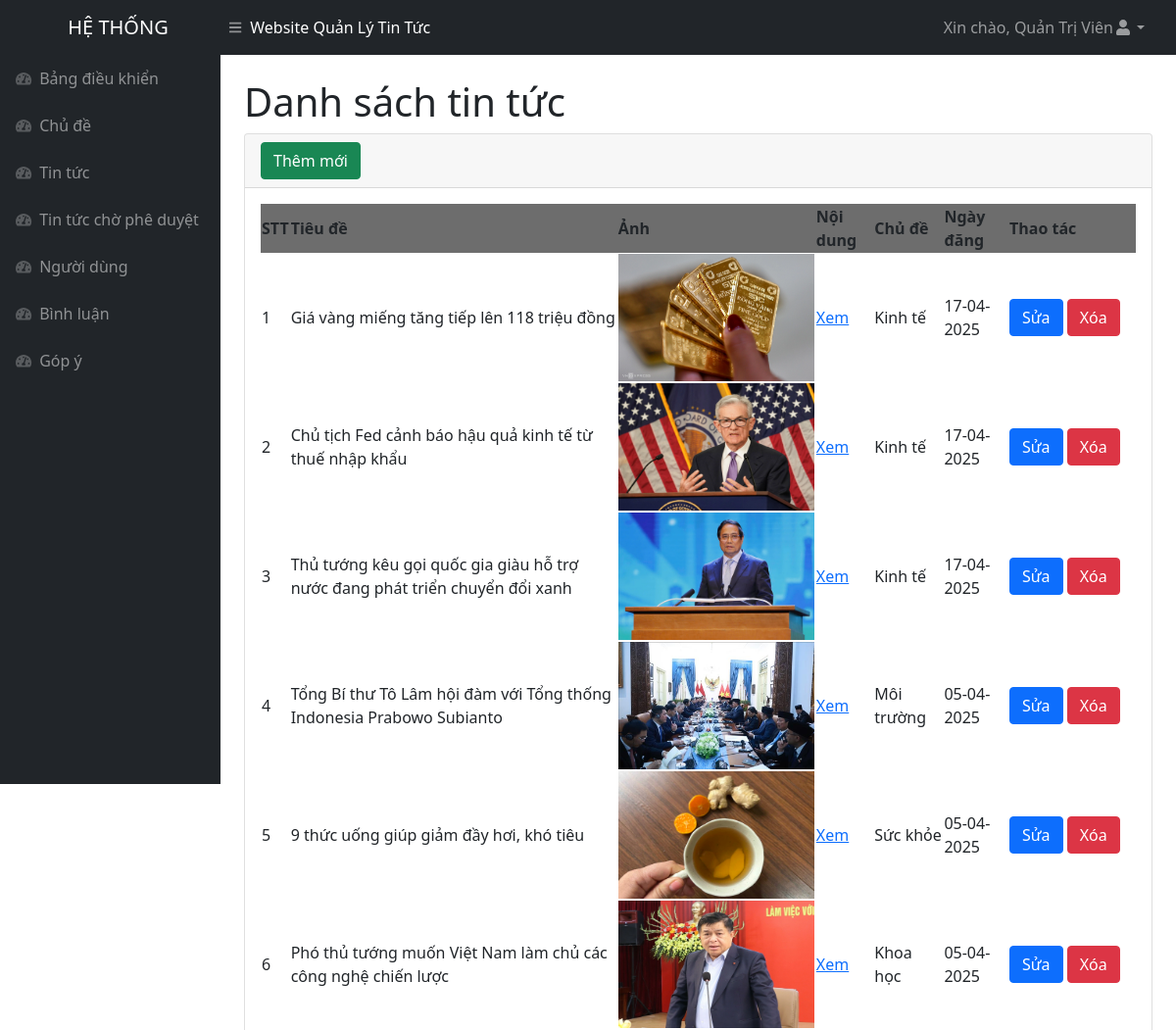
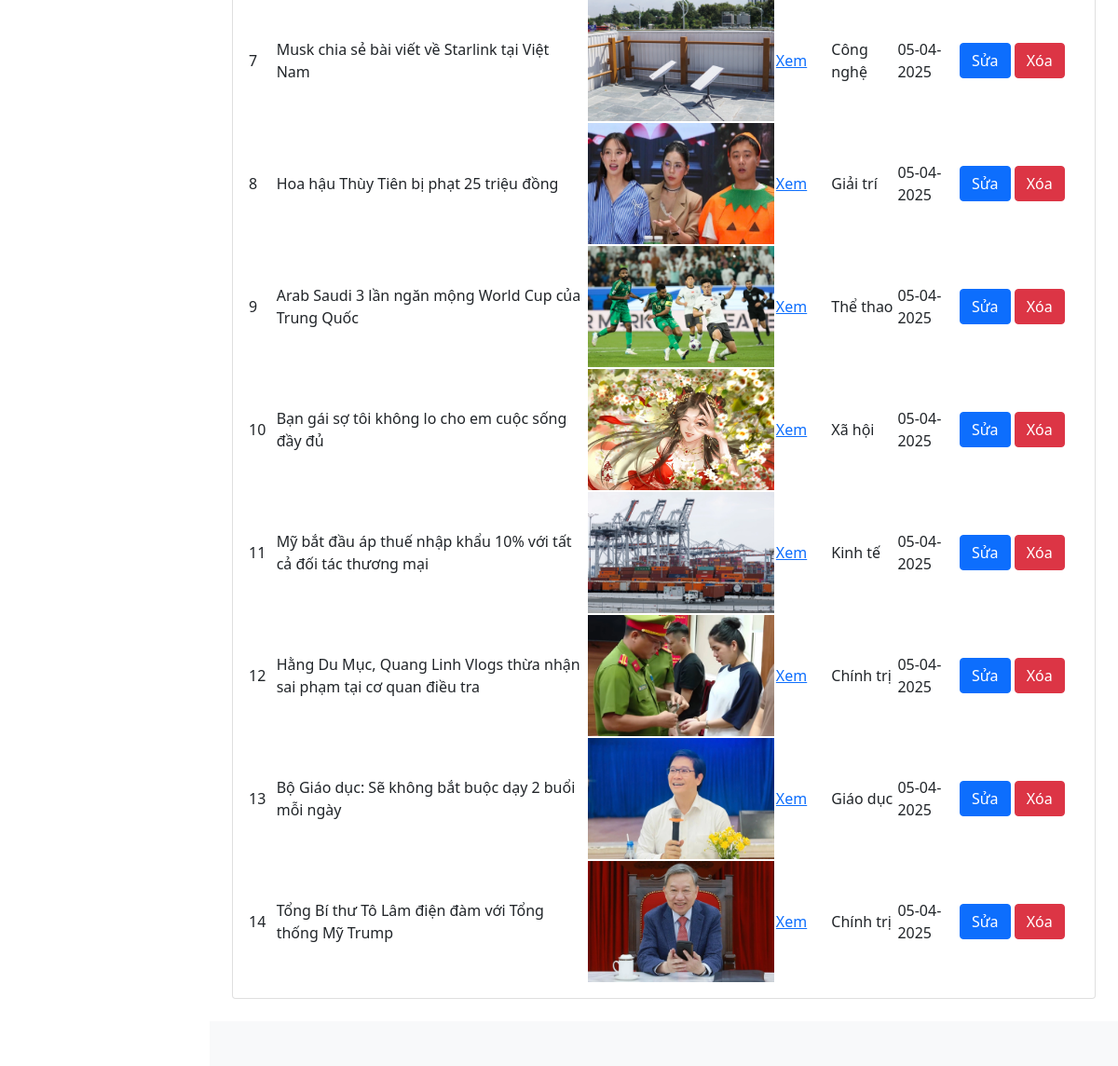
The app's page /admin/tintuc.php (signed in) with its own data (2 pictures, top to bottom).
### tables this page shows
CREATE TABLE `tintuc` (
  `id` int(11) NOT NULL,
  `chude_id` int(11) DEFAULT NULL,
  `tieude` varchar(255) NOT NULL,
  `anh` varchar(500) NOT NULL,
  `noidung` text DEFAULT NULL,
  `ngay` datetime NOT NULL DEFAULT current_timestamp(),
  `nguoidung_id` int(11) NOT NULL,
  `trangthai` int(11) DEFAULT 1
);

CREATE TABLE `chude` (
  `id` int(11) NOT NULL,
  `ten` varchar(255) NOT NULL
);

### admin/tintuc.php (the view, shortened to what this page needs)
<!DOCTYPE html>
<html lang="en">
<head>
<?php include('inc/head.php')?>
</head>
<body class="sb-nav-fixed">
<?php include('inc/header.php')?>
    <div id="layoutSidenav">
    <?php include('inc/menu.php')?>
        <div id="layoutSidenav_content">
            <main>
                <div class="container-fluid px-4">
                    <h1 class="mt-4">Danh sách tin tức</h1>
                    <div class="card mb-4">
                        <div class="card-header">
                            <button type="button" class="btn btn-success" data-bs-toggle="modal"
                                data-bs-target="#exampleModalAdd">
                                Thêm mới
                            </button>
                        </div>
                        <div class="card-body">
                            <table id="datatablesSimple">
                                <thead>
                                <tr style="background-color : #6D6D6D">
                                        <th>STT</th>
                                        <th>Tiêu đề</th>
                                        <th>Ảnh</th>
                                        <th>Nội dung</th>
                                        <th>Chủ đề</th>
                                        <th>Ngày đăng</th>
                                        <th>Thao tác</th>
                                    </tr>
                                </thead>
                                <tbody>
                                <?php
                                    $query = "SELECT a.*,b.ten FROM tintuc as a,chude as b
                                    WHERE a.chude_id = b.id and a.trangthai = 1
                                    ORDER BY a.id DESC";
                                    $result = mysqli_query($connect, $query);
                                    $stt = 1;
                                    while ($arUser = mysqli_fetch_array($result, MYSQLI_ASSOC)) {
                                        $idModelDel = "exampleModalDel".$arUser["id"] ;
                                        $idModelDes = "exampleModalDes".$arUser["id"] ;
                                        $idModelEdit = "exampleModalEdit".$arUser["id"];
                                    ?>
                                    <tr>
                                        <td><?php echo $stt ?></td>
                                        <td><?php echo $arUser["tieude"] ?></td>
                                        <td><img style="width: 200px !important;height: 130px !important;" src="./image/<?php echo $arUser['anh'] ?>"></td>
                                        <td>
                                            <a href="" data-bs-toggle="modal"
                                                data-bs-target="#<?php echo $idModelDes ?>">
                                                Xem</a>
                                        </td>
                                        <td><?php echo $arUser["ten"] ?> </td>
                                        <td><?php echo date("d-m-Y", strtotime($arUser["ngay"])); ?></td>
                                        <td style="width : 130px !important">
                                            <button type="button" class="btn btn-primary" data-bs-toggle="modal"
                                                data-bs-target="#<?php echo $idModelEdit ?>">
                                                Sửa
                                            </button>
                                            <button type="button" class="btn btn-danger" data-bs-toggle="modal"
                                                data-bs-target="#<?php echo $idModelDel ?>">
                                                Xóa
                                            </button>
                                        </td>
                                    </tr>
                                    <?php $stt++;} ?>
                                </tbody>
                            </table>
                        </div>
                    </div>
                </div>
            </main>
            <?php include('inc/footer.php')?>
        </div>
    </div>
</body>
</html>

### records on screen
tintuc: tieude "Giá vàng miếng tăng tiếp lên 118 triệu đồng", anh (picture), chude.ten "Kinh tế", ngay "17-04-2025"
tintuc: tieude "Chủ tịch Fed cảnh báo hậu quả kinh tế từ thuế nhập khẩu", anh (picture), chude.ten "Kinh tế", ngay "17-04-2025"
tintuc: tieude "Thủ tướng kêu gọi quốc gia giàu hỗ trợ nước đang phát triển chuyển đổi xanh", anh (picture), chude.ten "Kinh tế", ngay "17-04-2025"
tintuc: tieude "Tổng Bí thư Tô Lâm hội đàm với Tổng thống Indonesia Prabowo Subianto", anh (picture), chude.ten "Môi trường", ngay "05-04-2025"
tintuc: tieude "9 thức uống giúp giảm đầy hơi, khó tiêu", anh (picture), chude.ten "Sức khỏe", ngay "05-04-2025"
tintuc: tieude "Phó thủ tướng muốn Việt Nam làm chủ các công nghệ chiến lược", anh (picture), chude.ten "Khoa học", ngay "05-04-2025"
tintuc: tieude "Musk chia sẻ bài viết về Starlink tại Việt Nam", anh (picture), chude.ten "Công nghệ", ngay "05-04-2025"
tintuc: tieude "Hoa hậu Thùy Tiên bị phạt 25 triệu đồng", anh (picture), chude.ten "Giải trí", ngay "05-04-2025"
tintuc: tieude "Arab Saudi 3 lần ngăn mộng World Cup của Trung Quốc", anh (picture), chude.ten "Thể thao", ngay "05-04-2025"
tintuc: tieude "Bạn gái sợ tôi không lo cho em cuộc sống đầy đủ", anh (picture), chude.ten "Xã hội", ngay "05-04-2025"
tintuc: tieude "Mỹ bắt đầu áp thuế nhập khẩu 10% với tất cả đối tác thương mại", anh (picture), chude.ten "Kinh tế", ngay "05-04-2025"
tintuc: tieude "Hằng Du Mục, Quang Linh Vlogs thừa nhận sai phạm tại cơ quan điều tra", anh (picture), chude.ten "Chính trị", ngay "05-04-2025"
tintuc: tieude "Bộ Giáo dục: Sẽ không bắt buộc dạy 2 buổi mỗi ngày", anh (picture), chude.ten "Giáo dục", ngay "05-04-2025"
tintuc: tieude "Tổng Bí thư Tô Lâm điện đàm với Tổng thống Mỹ Trump", anh (picture), chude.ten "Chính trị", ngay "05-04-2025"

### other values on screen
$_SESSION['hoten'] "Quản Trị Viên"
